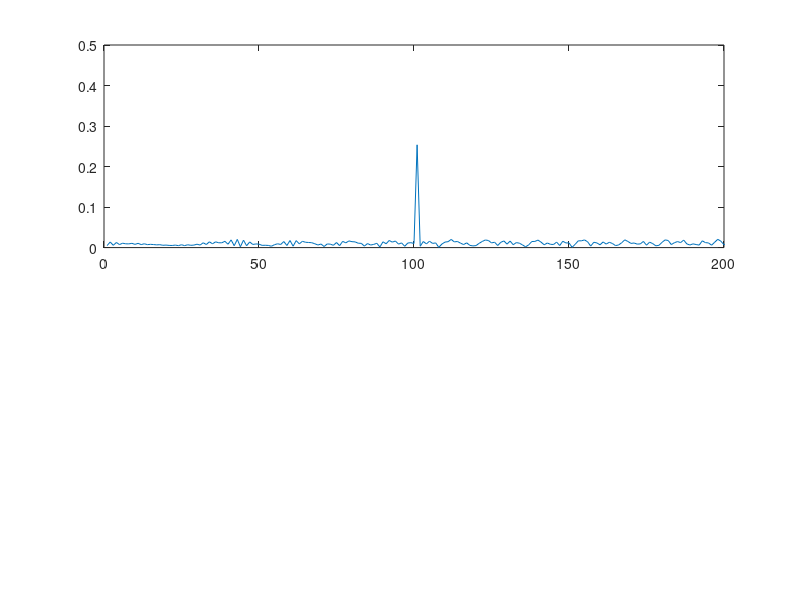
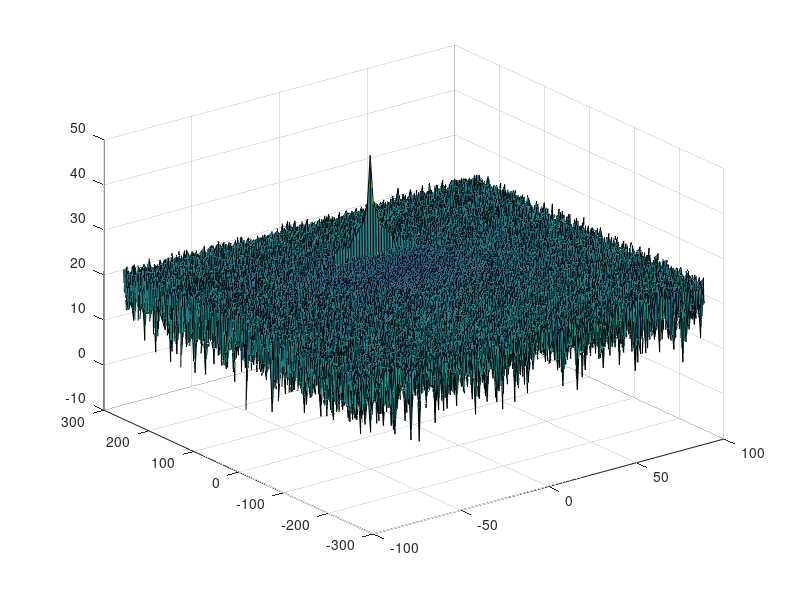
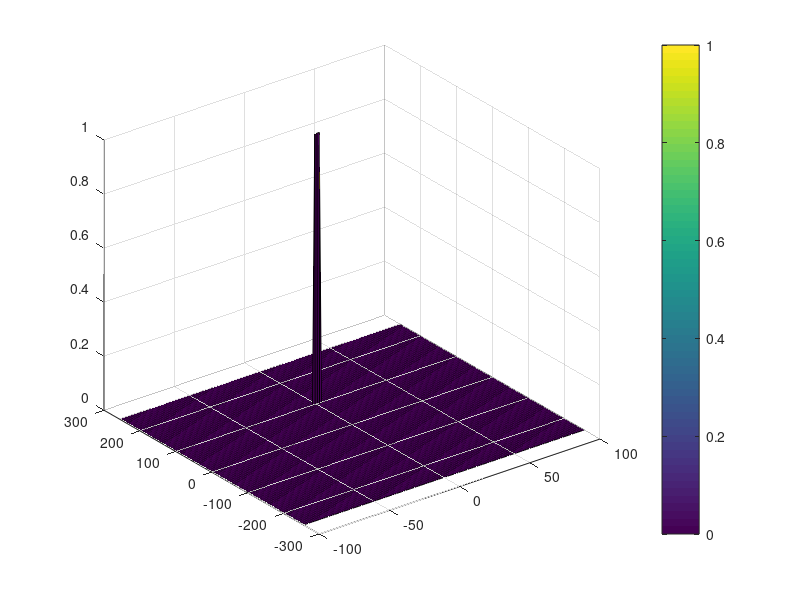

Here is the MATLAB script that generated these plots, in order:
close all;
clear all
clc;

%% Radar Specifications 
%%%%%%%%%%%%%%%%%%%%%%%%%%%
% Frequency of operation = 77GHz
% Max Range = 200m
% Range Resolution = 1 m
% Max Velocity = 100 m/s
%%%%%%%%%%%%%%%%%%%%%%%%%%%


rr = 1;
c= 3e8;
R_max = 200;


%speed of light = 3e8
%% User Defined Range and Velocity of target
% *%TODO* :
% define the target's initial position and velocity. Note : Velocity
% remains contant
x_target = 100; 
vx_target = 0;






%% FMCW Waveform Generation

% *%TODO* :
%Design the FMCW waveform by giving the specs of each of its parameters.
% Calculate the Bandwidth (B), Chirp Time (Tchirp) and Slope (slope) of the FMCW
% chirp using the requirements above.

Tchirp = 5.5 * 2* R_max/c
B = c/(2*rr);
slope = B/Tchirp;

%Operating carrier frequency of Radar 
fc= 77e9;             %carrier freq

                                                          
%The number of chirps in one sequence. Its ideal to have 2^ value for the ease of running the FFT
%for Doppler Estimation. 
Nd=128;                   % #of doppler cells OR #of sent periods % number of chirps

%The number of samples on each chirp. 
Nr=1024;                  %for length of time OR # of range cells

% Timestamp for running the displacement scenario for every sample on each
% chirp
t=linspace(0,Nd*Tchirp,Nr*Nd); %total time for samples
dt = t(2) - t(1);

%Creating the vectors for Tx, Rx and Mix based on the total samples input.
Tx=zeros(1,length(t)); %transmitted signal
Rx=zeros(1,length(t)); %received signal
Mix = zeros(1,length(t)); %beat signal

%Similar vectors for range_covered and time delay.
r_t=zeros(1,length(t));
td=zeros(1,length(t));


%% Signal generation and Moving Target simulation
% Running the radar scenario over the time. 
for i=1:length(t)         
    
    
    % *%TODO* :
    %For each time stamp update the Range of the Target for constant velocity. 

    if(i==1)
        r_t(1) = x_target;
    else
        r_t(i) = r_t(i-1) + vx_target*dt;
    end

    td(i) =  r_t(i)*2/c;

    % *%TODO* :
    %For each time sample we need update the transmitted and
    %received signal. 
    Tx(i) = cos(2*pi*(fc * t(i) + slope*(t(i).^2)/2));  
    Rx (i)  = cos(2*pi*(fc * (t(i) - td(i)) + slope*((t(i)-td(i)).^2)/2));
    
    % *%TODO* :
    %Now by mixing the Transmit and Receive generate the beat signal
    %This is done by element wise matrix multiplication of Transmit and
    %Receiver Signal
    Mix(i) = Tx(i).*Rx(i);
    
end

%% RANGE MEASUREMENT


 % *%TODO* :
%reshape the vector into Nr*Nd array. Nr and Nd here would also define the size of
%Range and Doppler FFT respectively.

fft_signal=reshape(Mix,[Nr,Nd]);


 % *%TODO* :
%run the FFT on the beat signal along the range bins dimension (Nr) and
%normalize.

fft_signal = fft(fft_signal);
 % *%TODO* :
% Take the absolute value of FFT output
fft_signal = abs(fft_signal/((Nr)));





% *%TODO* :
% Output of FFT is double sided signal, but we are interested in only one side of the spectrum.
% Hence we throw out half of the samples.

fft_signal = fft_signal(1:Nr/2 );
%plotting the range
figure ('Name','Range from First FFT')
subplot(2,1,1)

 % *%TODO* :
 % plot FFT output 

plot(fft_signal);


axis ([0 200 0 0.5]);

%% RANGE DOPPLER RESPONSE
% The 2D FFT implementation is already provided here. This will run a 2DFFT
% on the mixed signal (beat signal) output and generate a range doppler
% map.You will implement CFAR on the generated RDM


% Range Doppler Map Generation.

% The output of the 2D FFT is an image that has reponse in the range and
% doppler FFT bins. So, it is important to convert the axis from bin sizes
% to range and doppler based on their Max values.

Mix=reshape(Mix,[Nr,Nd]);

% 2D FFT using the FFT size for both dimensions.
sig_fft2 = fft2(Mix,Nr,Nd);

% Taking just one side of signal from Range dimension.
sig_fft2 = sig_fft2(1:Nr/2,1:Nd);
sig_fft2 = fftshift (sig_fft2);
RDM = abs(sig_fft2);
RDM = 10*log10(RDM) ;

%use the surf function to plot the output of 2DFFT and to show axis in both
%dimensions
doppler_axis = linspace(-100,100,Nd);
range_axis = linspace(-200,200,Nr/2)*((Nr/2)/400);
figure,surf(doppler_axis,range_axis,RDM);

%% CFAR implementation

%Slide Window through the complete Range Doppler Map

% *%TODO* :
%Select the number of Training Cells in both the dimensions.
Tr = 8;
Td = 4;



% *%TODO* :
%Select the number of Guard Cells in both dimensions around the Cell under 
%test (CUT) for accurate estimation
Gr = 4;
Gd = 2;

% *%TODO* :
% offset the threshold by SNR value in dB
offset = 9;


% *%TODO* :
%Create a vector to store noise_level for each iteration on training cells
noise_level = zeros(1,1);

outputThres = zeros(size(RDM));

% *%TODO* :
%design a loop such that it slides the CUT across range doppler map by
%giving margins at the edges for Training and Guard Cells.
%For every iteration sum the signal level within all the training
%cells. To sum convert the value from logarithmic to linear using db2pow
%function. Average the summed values for all of the training
%cells used. After averaging convert it back to logarithimic using pow2db.
%Further add the offset to it to determine the threshold. Next, compare the
%signal under CUT with this threshold. If the CUT level > threshold assign
%it a value of 1, else equate it to 0.


   % Use RDM[x,y] as the matrix from the output of 2D FFT for implementing
   % CFAR

   kernel = 0; 

   for i = 1:((Nr/2) - (2*Tr + 2*Gr))
       for j = 1:(Nd - (2*Gd + 2*Td)) % padding
           
           kernel = RDM(i:i+(2*Tr + 2*Gr ),j:j + (2*Td+ 2*Gd));
          
           guard = kernel(Tr + 1:Tr+2*Gr - 1, Td + 1 :Td+2*Gd -1);
           kernel = 10.^(kernel./10); %convert to raw sig valu
           cfar_avg = sum(kernel(:)) - sum(guard(:));
           N_training = (2*Tr + 2*Gr+1)*(2*Td + 2*Gd+1) - (2*Gd + 2*Gr + 1);
           cfar_avg = 10*(log10(cfar_avg/N_training));

           noise_level(i+Tr+Gr, j+Td+Gd) =   cfar_avg;
           CUT = RDM(i+Tr+Gr, j+Td+Gd);
           if CUT > (cfar_avg + offset )
                outputThres(i+Tr+Gr, j+Td+Gd) = 1; 
           else
                outputThres(i+Tr+Gr, j+Td+Gd) = 0; 

           end
       end
   end




% *%TODO* :
% The process above will generate a thresholded block, which is smaller 
%than the Range Doppler Map as the CUT cannot be located at the edges of
%matrix. Hence,few cells will not be thresholded. To keep the map size same
% set those values to 0. 
 








% *%TODO* :
%display the CFAR output using the Surf function like we did for Range
%Doppler Response output.
figure,surf(doppler_axis,range_axis,outputThres);
colorbar;


 
 
